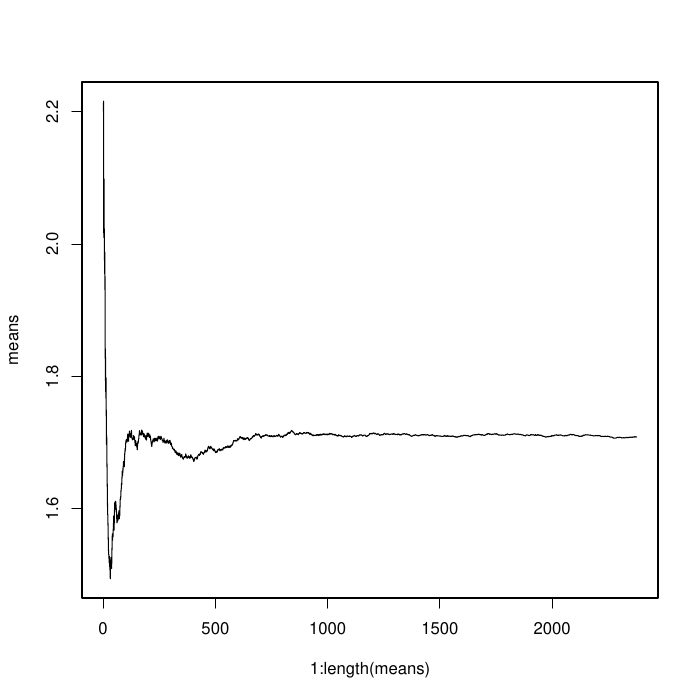

Source code (R):

f <- function(times = 1){
	return(exp(runif(times)))
}

g <- function(times = 1){
	U = runif(1)
	if(U <= 0.4){
		return(1)
	}
	else{
		return(0)
	}
}

getMeanEstimator <- function(f, d, initial = 30){
	# Just give the function f to generate the values
	# and the accepted tolerance d.
	# Initialized with initial (default: 30) values
	# Returns the k generated means
	X <- c(f())
	Xm <- c(X[1])
	S2 <- c(0)
	j <- 1
	while(j < initial){
		X <- c(X, f())
		Xm <- c(Xm, Xm[j] + (X[j + 1] - Xm[j]) / (j + 1))
		S2 <- c(S2, (1 - 1 / j) * S2[j] + (j + 1) * (Xm[j + 1] - Xm[j]) ^ 2)
		j <- j + 1
	}
	cat(sprintf("Initialized with %d values\n", c(j)))
	while(sqrt(S2[j]) >= d * sqrt(j)){
		X <- c(X, f())
		Xm <- c(Xm, Xm[j] + (X[j + 1] - Xm[j]) / (j + 1))
		S2 <- c(S2, (1 - 1 / j) * S2[j] + (j + 1) * (Xm[j + 1] - Xm[j]) ^ 2)
		j <- j + 1
	}
	return(Xm)
}

getVarianceEstimator <- function(f, d, initial = 30){
	# Just give the function f to generate the values
	# and the accepted tolerance d.
	# Initialized with initial (default: 30) values
	# Returns the k generated means
	X <- c(f())
	Xm <- c(X[1])
	Vars <- c(Xm[1] * (1 - Xm[1]))
	j <- 1
	while(j < initial){
		X <- c(X, f())
		Xm <- c(Xm, Xm[j] + (X[j + 1] - Xm[j]) / (j + 1))
		Vars <- c(Vars, Xm[j + 1] * (1 - Xm[j + 1]))
		j <- j + 1
	}
	cat(sprintf("Initialized with %d values\n", c(j)))
	while(sqrt(Vars[j]) >= d * sqrt(j)){
		X <- c(X, f())
		Xm <- c(Xm, Xm[j] + (X[j + 1] - Xm[j]) / (j + 1))
		Vars <- c(Vars, Xm[j + 1] * (1 - Xm[j + 1]))
		j <- j + 1
	}
	return(Xm)
}

pdf("P1.pdf")

means <- getMeanEstimator(f, 0.01)
means2 <- getVarianceEstimator(g, 0.01)

print(means[length(means)])
print(means2[length(means2)])
plot(1 : length(means), means, type = "l")
plot(1 : length(means2), means2, type = "l")

